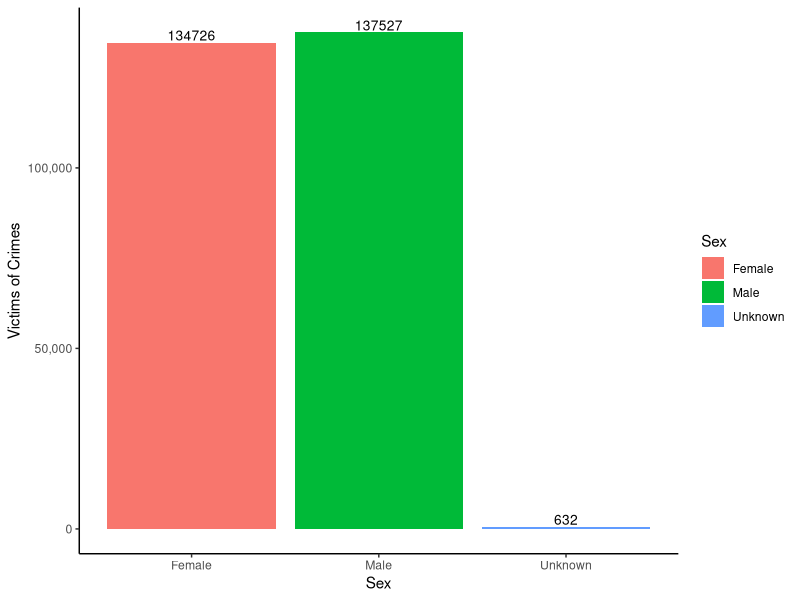
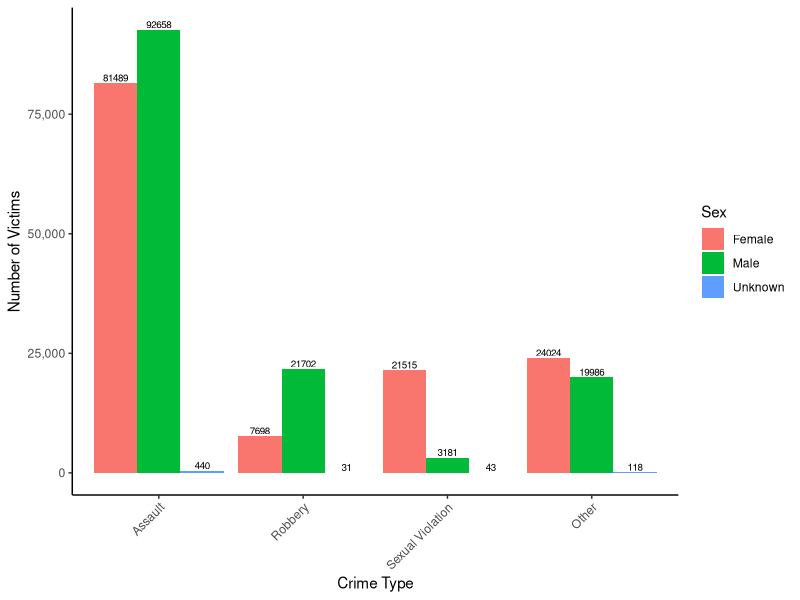
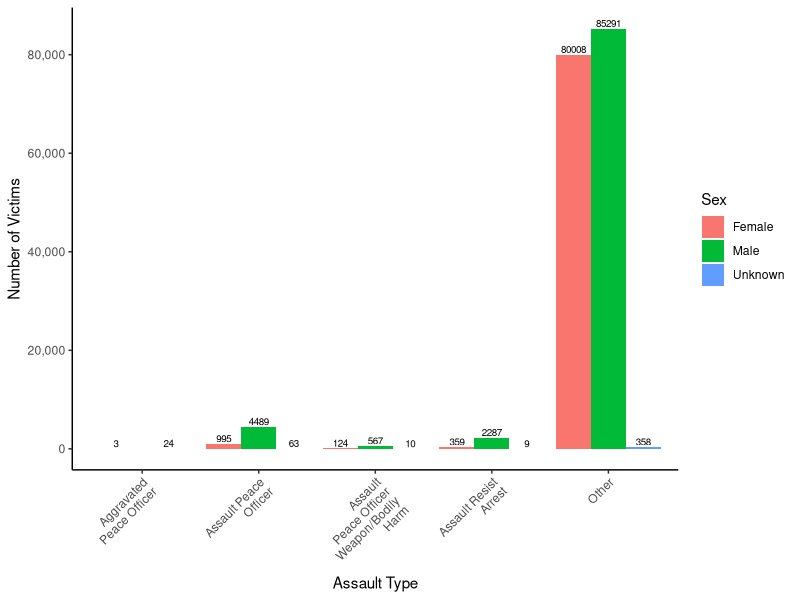

These charts were generated, in order, by the following R code:
## ---- chunk 1
#| echo: false
#| warning: false
#### Preamble ####

# Purpose: Generates a paper titled "Analysis of Crime Victims by Type and gender from 2014 to 2023" in PDF format when rendered.
# Author: Kevin Roe
# Date: 24 September 2024
# Contact: kevin.roe@mail.utoronto.ca
# License: MIT
# Pre-requisites: Run the files "01-download_data.R" and "02-data_cleaning.R"
# Any other information needed? None.
## ---- chunk 2
#| include: false
#| warning: false
#| message: false

#### Loading packages ####
#install.packages("scales")
#install.packages("tidyverse")
# You can and should cross-reference sections and sub-sections. We use @talia, @opendatatorotno, and @rohan.
# The remainder of this paper is structured as follows. @sec-mydatasection
library(tidyverse)
library(ggplot2)
library(scales)

cleaned_data <- read_csv(here::here("data/analysis_data/analysis_data.csv"))

## ---- chunk 3
#| include: false
#| warning: false
#| message: false

#### Load cleaned dataset ####

cleaned_data <- read_csv(here::here("data/analysis_data/analysis_data.csv"))

## ---- chunk 4
#| echo: false
#| warning: false

#### Organizing data for graph use ####
summary <- cleaned_data %>%
  group_by(Sex) %>%
  summarise(Victims_of_Crimes = sum(Count))

## ---- chunk 5
#| label: fig-total
#| fig-cap: Victims of Crimes by Sex from 2014 to 2023
#| echo: false
#| warning: false

#### First Graph ####
ggplot(summary, aes(x = Sex, y = Victims_of_Crimes, fill = Sex)) +
  geom_bar(stat = "identity") +
  geom_text(aes(label = Victims_of_Crimes),
            position = position_dodge(width = 0.9),
            vjust = -0.2,
            size = 3.5) +
  labs(x = "Sex",
       y = "Victims of Crimes") +
  scale_y_continuous(labels = comma) +
  theme_classic()

## ---- chunk 6
#| echo: false
#| warning: false

#### Organizing information for graphical use ####
summary_crime <- cleaned_data %>%
  group_by(CrimeType, Sex) %>%
  summarise(Victims_of_Crimes = sum(Count)) %>%
  ungroup() %>%
  mutate(CrimeType = fct_relevel(CrimeType, setdiff(unique(CrimeType), "Other"),
                                           "Other"))
## ---- chunk 7
#| label: fig-crimetype
#| fig-cap: Breakdown of Different Categories of Crime by Gender from 2014 to 2023
#| echo: false
#| warning: false

#### Second Graph ####
ggplot(summary_crime, aes(x = CrimeType, y = Victims_of_Crimes, fill = Sex)) +
  geom_bar(stat = "identity", position = "dodge") +
  geom_text(aes(label = Victims_of_Crimes),
            position = position_dodge(width = 0.9),
            vjust = -0.2,
            size = 2.5) +
  labs(x = "Crime Type", 
       y = "Number of Victims") +
  scale_y_continuous(labels = comma) +
  theme_classic() +
  theme(axis.text.x = element_text(angle = 45, hjust =1))

## ---- chunk 8
#| echo: false
#| warning: false

#### Organizing information for graphical use ####
cleaned_assault <- cleaned_data %>%
  filter(AssaultType != "N/A")

summary_assault <- cleaned_assault %>%
  group_by(AssaultType, Sex) %>%
  summarise(Victims_of_Crimes = sum(Count)) %>%
  mutate(AssaultType = str_wrap(AssaultType, width = 15)) %>%
  ungroup() %>%
  mutate(AssaultType = fct_relevel(AssaultType, setdiff(unique(AssaultType), 
                                                        "Other"), "Other"))
## ---- chunk 9
#| label: fig-assault
#| fig-cap: Victims of Crimes by Assault Type from 2014 to 2023
#| echo: false
#| warning: false

#### Third Graph ####
ggplot(summary_assault, aes(x = AssaultType, y = Victims_of_Crimes, 
                            fill = Sex)) +
  geom_bar(stat = "identity", position = "dodge") +
  geom_text(aes(label = Victims_of_Crimes),
            position = position_dodge(width = 0.9),
            vjust = -0.2,
            size = 2.5) +
  labs(x = "Assault Type",
       y = "Number of Victims") +
  scale_y_continuous(labels = comma) +
  theme_classic() +
  theme(axis.text.x = element_text(angle = 45, hjust =1))

